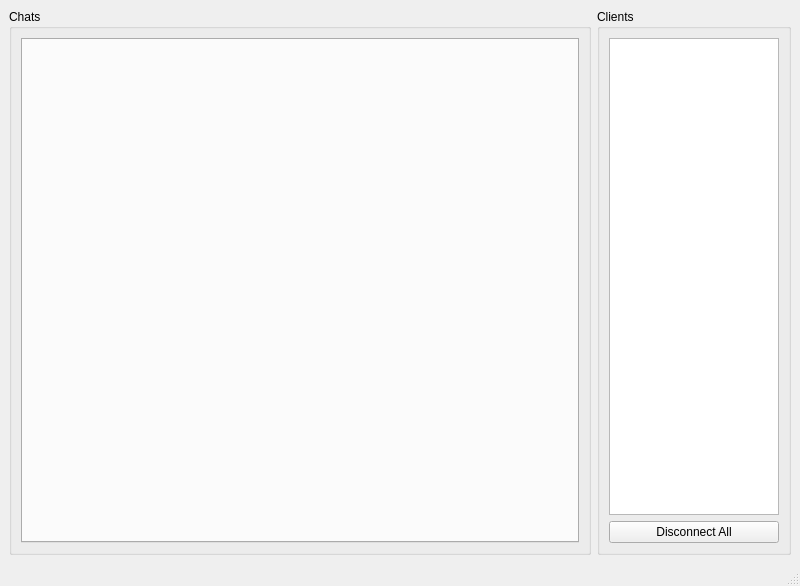
<?xml version="1.0" encoding="UTF-8"?>
<ui version="4.0">
 <class>MainWindow</class>
 <widget class="QMainWindow" name="MainWindow">
  <property name="geometry">
   <rect>
    <x>0</x>
    <y>0</y>
    <width>800</width>
    <height>387</height>
   </rect>
  </property>
  <property name="windowTitle">
   <string>Server</string>
  </property>
  <widget class="QWidget" name="centralwidget">
   <layout class="QHBoxLayout" name="horizontalLayout" stretch="3,1">
    <item>
     <widget class="QGroupBox" name="grpChats">
      <property name="title">
       <string>Chats</string>
      </property>
      <layout class="QVBoxLayout" name="verticalLayout_2">
       <item>
        <widget class="QTabWidget" name="tbChats">
         <property name="minimumSize">
          <size>
           <width>505</width>
           <height>505</height>
          </size>
         </property>
         <property name="currentIndex">
          <number>-1</number>
         </property>
         <property name="tabsClosable">
          <bool>true</bool>
         </property>
        </widget>
       </item>
      </layout>
     </widget>
    </item>
    <item>
     <widget class="QGroupBox" name="grpClients">
      <property name="title">
       <string>Clients</string>
      </property>
      <layout class="QVBoxLayout" name="verticalLayout">
       <item>
        <widget class="QListWidget" name="lstClients"/>
       </item>
       <item>
        <widget class="QPushButton" name="btnDisconnectAll">
         <property name="text">
          <string>Disconnect All</string>
         </property>
        </widget>
       </item>
      </layout>
     </widget>
    </item>
   </layout>
  </widget>
  <widget class="QMenuBar" name="menubar">
   <property name="geometry">
    <rect>
     <x>0</x>
     <y>0</y>
     <width>800</width>
     <height>24</height>
    </rect>
   </property>
  </widget>
  <widget class="QStatusBar" name="statusbar"/>
 </widget>
 <resources/>
 <connections/>
</ui>
